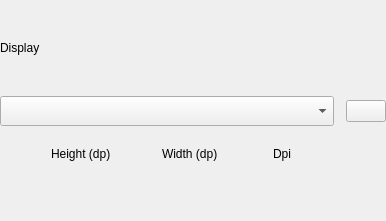
<?xml version="1.0" encoding="UTF-8"?>
<ui version="4.0">
 <class>MultiDisplayItem</class>
 <widget class="QWidget" name="MultiDisplayItem">
  <property name="geometry">
   <rect>
    <x>0</x>
    <y>0</y>
    <width>386</width>
    <height>221</height>
   </rect>
  </property>
  <property name="sizePolicy">
   <sizepolicy hsizetype="Preferred" vsizetype="Fixed">
    <horstretch>0</horstretch>
    <verstretch>0</verstretch>
   </sizepolicy>
  </property>
  <property name="focusPolicy">
   <enum>Qt::ClickFocus</enum>
  </property>
  <property name="windowTitle">
   <string>Form</string>
  </property>
  <property name="styleSheet">
   <string notr="true"/>
  </property>
  <layout class="QGridLayout" name="gridLayout">
   <property name="margin">
    <number>0</number>
   </property>
   <property name="spacing">
    <number>0</number>
   </property>
   <item row="0" column="0">
    <layout class="QVBoxLayout" name="verticalLayout">
     <item>
      <widget class="QLabel" name="display_title">
       <property name="text">
        <string>Display</string>
       </property>
       <property name="ColorGroup" stdset="0">
        <string notr="true">Title</string>
       </property>
      </widget>
     </item>
     <item>
      <layout class="QHBoxLayout" name="horizontalLayout">
       <property name="spacing">
        <number>12</number>
       </property>
       <item>
        <widget class="QComboBox" name="selectDisplayType">
         <property name="sizePolicy">
          <sizepolicy hsizetype="Expanding" vsizetype="Fixed">
           <horstretch>0</horstretch>
           <verstretch>0</verstretch>
          </sizepolicy>
         </property>
         <property name="minimumSize">
          <size>
           <width>150</width>
           <height>0</height>
          </size>
         </property>
         <property name="focusPolicy">
          <enum>Qt::NoFocus</enum>
         </property>
         <property name="styleSheet">
          <string notr="true">padding-left: 0px; padding-top: 6px; padding-bottom: 6px;</string>
         </property>
        </widget>
       </item>
       <item>
        <widget class="QPushButton" name="deleteDisplay">
         <property name="sizePolicy">
          <sizepolicy hsizetype="Fixed" vsizetype="Fixed">
           <horstretch>0</horstretch>
           <verstretch>0</verstretch>
          </sizepolicy>
         </property>
         <property name="minimumSize">
          <size>
           <width>9</width>
           <height>0</height>
          </size>
         </property>
         <property name="font">
          <font>
           <weight>75</weight>
           <bold>true</bold>
          </font>
         </property>
         <property name="text">
          <string/>
         </property>
        </widget>
       </item>
      </layout>
     </item>
     <item>
      <layout class="QGridLayout" name="widthHeightDpiBox">
       <property name="topMargin">
        <number>8</number>
       </property>
       <property name="verticalSpacing">
        <number>7</number>
       </property>
       <item row="1" column="2">
        <widget class="QLabel" name="dpiTitle">
         <property name="text">
          <string>Dpi</string>
         </property>
         <property name="ColorGroup" stdset="0">
          <string notr="true">Title</string>
         </property>
        </widget>
       </item>
       <item row="1" column="1">
        <widget class="QLabel" name="widthTitle">
         <property name="text">
          <string>Width (dp)</string>
         </property>
         <property name="ColorGroup" stdset="0">
          <string notr="true">Title</string>
         </property>
        </widget>
       </item>
       <item row="1" column="0">
        <widget class="QLabel" name="heightTitle">
         <property name="text">
          <string>Height (dp)</string>
         </property>
         <property name="ColorGroup" stdset="0">
          <string notr="true">Title</string>
         </property>
        </widget>
       </item>
       <item row="2" column="0">
        <widget class="AngleInputWidget" name="height" native="true">
         <property name="maximumSize">
          <size>
           <width>60</width>
           <height>16777215</height>
          </size>
         </property>
         <property name="report_metrics" stdset="0">
          <bool>false</bool>
         </property>
        </widget>
       </item>
       <item row="2" column="1">
        <widget class="AngleInputWidget" name="width" native="true">
         <property name="maximumSize">
          <size>
           <width>60</width>
           <height>16777215</height>
          </size>
         </property>
         <property name="report_metrics" stdset="0">
          <bool>false</bool>
         </property>
        </widget>
       </item>
       <item row="2" column="2">
        <widget class="AngleInputWidget" name="dpi" native="true">
         <property name="maximumSize">
          <size>
           <width>60</width>
           <height>16777215</height>
          </size>
         </property>
         <property name="report_metrics" stdset="0">
          <bool>false</bool>
         </property>
        </widget>
       </item>
      </layout>
     </item>
    </layout>
   </item>
  </layout>
 </widget>
 <customwidgets>
  <customwidget>
   <class>AngleInputWidget</class>
   <extends>QWidget</extends>
   <header>android/skin/qt/angle-input-widget.h</header>
   <container>1</container>
  </customwidget>
 </customwidgets>
 <resources/>
 <connections/>
 <designerdata>
  <property name="gridDeltaX">
   <number>10</number>
  </property>
  <property name="gridDeltaY">
   <number>10</number>
  </property>
  <property name="gridSnapX">
   <bool>true</bool>
  </property>
  <property name="gridSnapY">
   <bool>true</bool>
  </property>
  <property name="gridVisible">
   <bool>true</bool>
  </property>
 </designerdata>
</ui>
